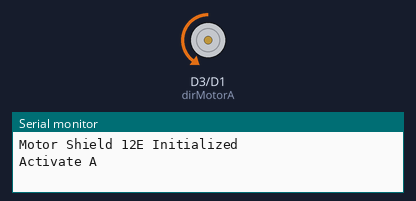
This sketch was run on a simulated ESP8266 (NodeMCU). On the bench: direction and speed pins drawn as motors (green arrow = direction pin HIGH = forward, orange = LOW = backward, longer = more drive), the last lines printed to the serial monitor.

Above: at 2.2 s.
At 6.7 s:
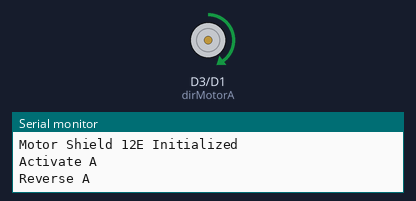
At 10.0 s:
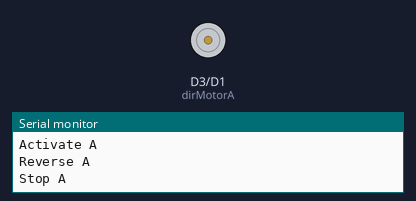
Timing chart, 0 to 14.3 s (numbered marks = the images above):
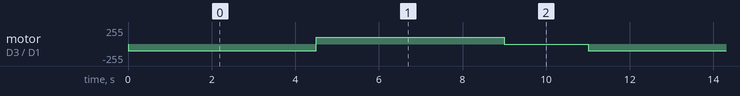

Measured:
- by itself, motor on D3 (dirMotorA) / D1 (pwmMotorA): repeats every 11.0 s: forward 100/255 4.5 s, stopped 2.0 s, backward 100/255 4.5 s

The sketch:

motor.ino
```cpp
const int pwmMotorA = D1;
const int dirMotorA = D3;

// const int pwmMotorB = D2;
// const int dirMotorB = D4;
int motorSpeed = 100;

void setup() {
  // put your setup code here, to run once:
  Serial.begin(115200);
  Serial.println();
  pinMode(pwmMotorA, OUTPUT);
  pinMode(dirMotorA, OUTPUT);
  Serial.println("Motor Shield 12E Initialized");
}

void loop() {
  // put your main code here, to run repeatedly:
  Serial.println("Activate A");
  analogWrite(pwmMotorA, motorSpeed);
  digitalWrite(dirMotorA, LOW);
  delay(4500);
  Serial.println("Reverse A");
  digitalWrite(dirMotorA, HIGH);
  delay(4500);
  Serial.println("Stop A");
  analogWrite(pwmMotorA, 0);
  digitalWrite(dirMotorA, LOW);
  delay(2000);
}
```
